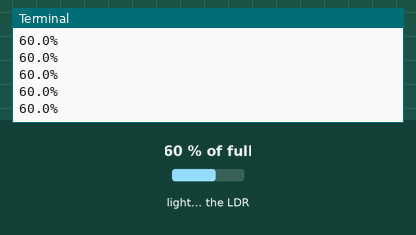
The program below on a simulated Raspberry Pi (BCM pin numbers). Parts: the last lines printed to the terminal. Inputs (shaded band) come from the test bench; at power-on: light on the LDR 60 % of full.

Above: at 1.2 s.
1.3 s: light on the LDR set to 2 % of full
At 1.9 s:
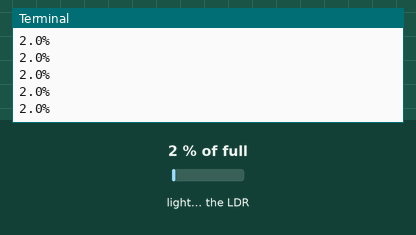
2.8 s: light on the LDR set to 25 % of full
At 3.7 s:
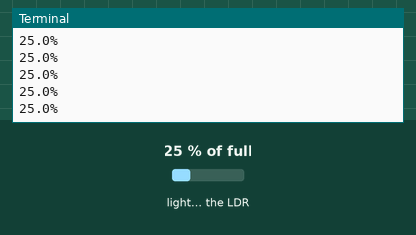
Timing chart, 0 to 5.8 s (numbered marks = the images above; inputs shaded):
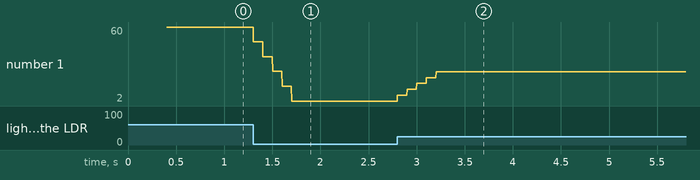

Measured:
- after the input at 1.3 s, the terminal: prints a new line at once (image 1)
- after the input at 2.8 s, the terminal: prints a new line at once (image 2)
- plotted number 1: 60 → 2 after the input at 1.3 s, 2 → 25 after the input at 2.8 s

The program:

ldrTest.py
```python
'''
Mini project testing a Light Detecting Resistor with a Raspberry Pi GPIO input
'''

#/usr/bin/python
from gpiozero import LightSensor

ldr = LightSensor(4)
high = [0]
try:
    while True:
        print(str((ldr.value)* 100) + '%')
        if ldr.value > high[0]:
            high[0] = ldr.value
except KeyboardInterrupt:
    print(high[0])
```
